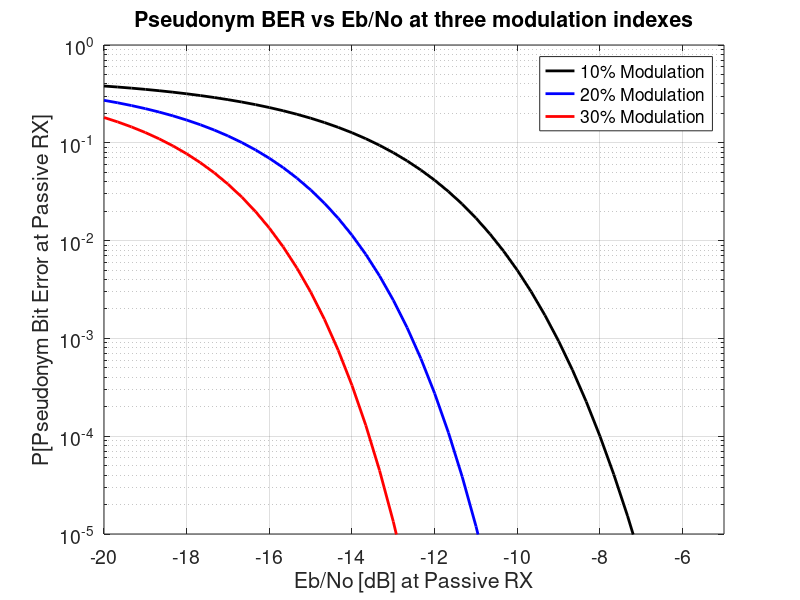

MATLAB code for this plot:
close all;
clear all;

% This Algorithm implements the theoretical probability of pseudonym bit
% error at the passive receiver. 
% We compare the probability of error at three modulation indexes.

Eb_No_dB = -20:(1/3):-5; % range of Eb/No for simulation

% number of OFDM samples per pseudonym bit
N = 6000;

% Loops through each Eb/No and computes the probability of pseudonym bit
% error.
for i = 1:length(Eb_No_dB)
    
    M = 4; % We transmit QPSK signals over OFDM Channels
    Es_No = log2(M)*10^(Eb_No_dB(i)/10);
      
    m = 0.1; % Modulation index
    
    % computes the lambda and beta in Eq. (11) in the IEEE_ICC2024
    % Pseudonymetry paper.
    lamda = 1+2*Es_No*(1+m^2)+(1-m^2)^2*Es_No^2;
    beta = 1+Es_No*(1+m^2);
    
    % Calculate the value inside the Q function in Eq. (15)
    k0 = lamda/(beta*(1+((1-m)^2)*Es_No)); % Error in pseudonym bit '0'
    k1 = lamda/(beta*(1+((1+m)^2)*Es_No)); % Error in pseudonym bit '1'

    % Calculate the average pseudonym bit error in Eq. (15)
    y1(i) = 0.5*(qfunc((k0-1)*sqrt(N)) + qfunc((1-k1)*sqrt(N)));


    m = 0.2; 
    lamda = 1+2*Es_No*(1+m^2)+(1-m^2)^2*Es_No^2;
    beta = 1+Es_No*(1+m^2);
    k0 = lamda/(beta*(1+((1-m)^2)*Es_No));
    k1 = lamda/(beta*(1+((1+m)^2)*Es_No));
    y2(i) = 0.5*(qfunc((k0-1)*sqrt(N)) + qfunc((1-k1)*sqrt(N)));

    m = 0.3;
    lamda = 1+2*Es_No*(1+m^2)+(1-m^2)^2*Es_No^2;
    beta = 1+Es_No*(1+m^2);
    k0 = lamda/(beta*(1+((1-m)^2)*Es_No));
    k1 = lamda/(beta*(1+((1+m)^2)*Es_No));
    y3(i) = 0.5*(qfunc((k0-1)*sqrt(N)) + qfunc((1-k1)*sqrt(N)));

end

figure()

% m = 0.1
semilogy(Eb_No_dB, y1,'k', 'LineWidth',2);
hold on

% m = 0.2
semilogy(Eb_No_dB, y2,'b', 'LineWidth',2);
hold on

% m = 0.3
semilogy(Eb_No_dB, y3,'r', 'LineWidth',2);
hold off

grid
set(gca,'FontSize',14)
set(gca,'ylim',[10^-5, 1])
set(gca,'xlim',[-20, -5])
xlabel('Eb/No [dB] at Passive RX')
ylabel('P[Pseudonym Bit Error at Passive RX]')
legend('10% Modulation','20% Modulation','30% Modulation')
title("Pseudonym BER vs Eb/No at three modulation indexes")


